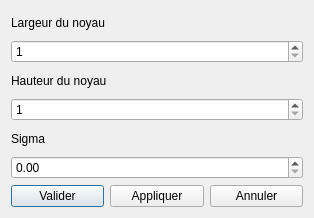
<?xml version="1.0" encoding="UTF-8"?>
<ui version="4.0">
 <class>FenetreModifier</class>
 <widget class="QDialog" name="FenetreModifier">
  <property name="geometry">
   <rect>
    <x>0</x>
    <y>0</y>
    <width>314</width>
    <height>218</height>
   </rect>
  </property>
  <property name="windowTitle">
   <string>Modification des paramètres</string>
  </property>
  <layout class="QVBoxLayout" name="verticalLayout">
   <item>
    <widget class="QLabel" name="labelNoyauLargeur">
     <property name="text">
      <string>Largeur du noyau</string>
     </property>
    </widget>
   </item>
   <item>
    <widget class="QSpinBox" name="spinBoxLargeurNoyau">
     <property name="minimum">
      <number>1</number>
     </property>
     <property name="singleStep">
      <number>2</number>
     </property>
    </widget>
   </item>
   <item>
    <widget class="QLabel" name="labelNoyauHauteur">
     <property name="text">
      <string>Hauteur du noyau</string>
     </property>
    </widget>
   </item>
   <item>
    <widget class="QSpinBox" name="spinBoxHauteurNoyau">
     <property name="minimum">
      <number>1</number>
     </property>
     <property name="singleStep">
      <number>2</number>
     </property>
    </widget>
   </item>
   <item>
    <widget class="QLabel" name="labelSigma">
     <property name="text">
      <string>Sigma</string>
     </property>
    </widget>
   </item>
   <item>
    <widget class="QDoubleSpinBox" name="doubleSpinBoxSigma"/>
   </item>
   <item>
    <layout class="QHBoxLayout" name="horizontalLayout">
     <item>
      <widget class="QPushButton" name="validerBouton">
       <property name="text">
        <string>Valider</string>
       </property>
      </widget>
     </item>
     <item>
      <widget class="QPushButton" name="appliquerBouton">
       <property name="text">
        <string>Appliquer</string>
       </property>
      </widget>
     </item>
     <item>
      <widget class="QPushButton" name="annulerBouton">
       <property name="text">
        <string>Annuler</string>
       </property>
      </widget>
     </item>
    </layout>
   </item>
  </layout>
 </widget>
 <resources/>
 <connections/>
</ui>
